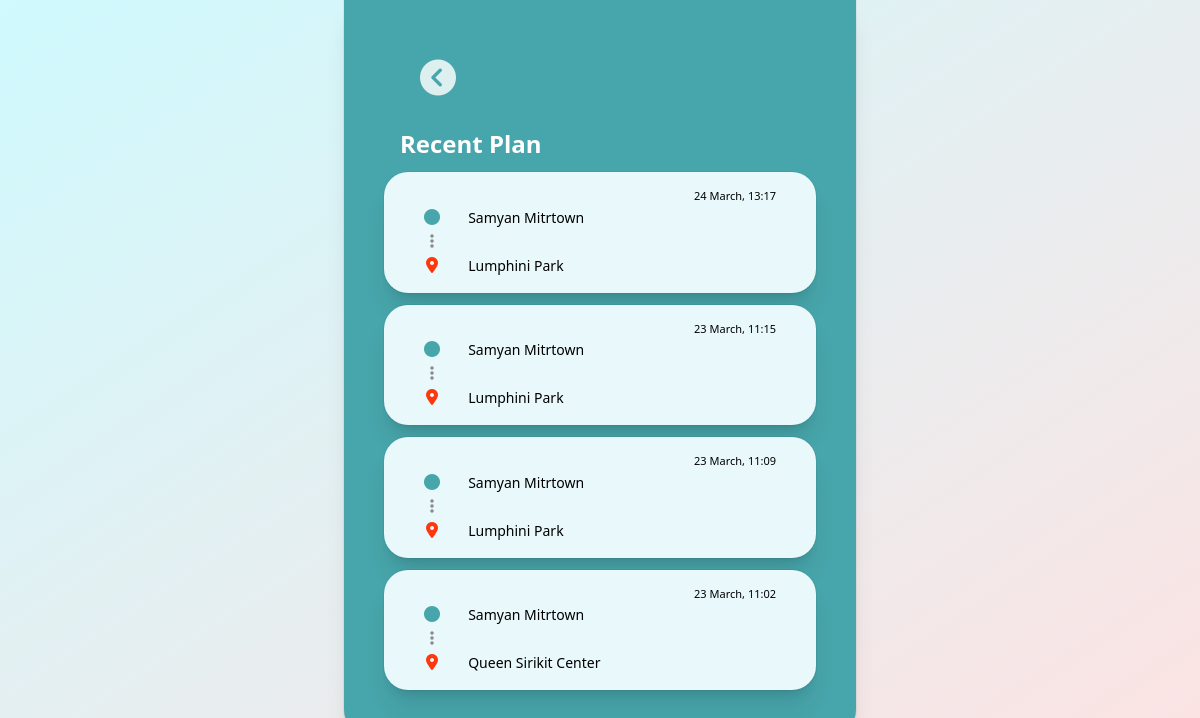
The page /home/loggedin/1/recent/ on the database as committed earlier.
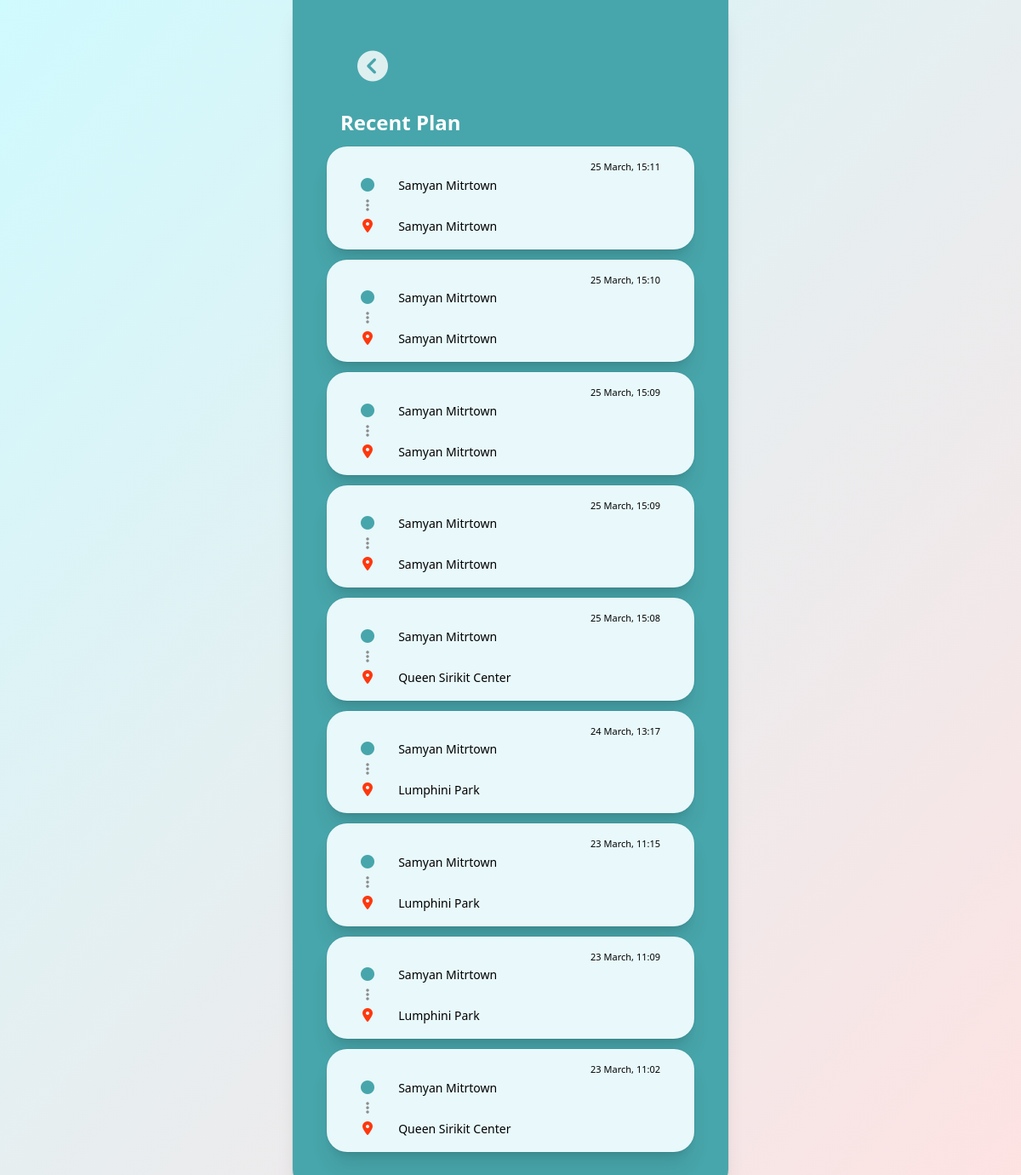
The same page on the database as committed later.
### home/models.py (models this page shows)
class Recentplan(models.Model):
    user_id = models.PositiveIntegerField()
    origin_name = models.CharField(max_length=255)
    origin_pos = models.CharField(max_length=255)
    destin_name = models.CharField(max_length=255)
    destin_pos = models.CharField(max_length=255)
    avg_time = models.PositiveIntegerField()
    timestamp = models.DateTimeField()

### home/views.py (the view)
# urls.py: path('loggedin/<int:user_id>/recent/', views.recent_plan_seeall, name='recentplan'),
def recent_plan_seeall(request, user_id):
    template = loader.get_template('recent.html')
    result_exist = Recentplan.objects.filter(user_id=user_id)
    if result_exist.exists():
        data = result_exist.all().order_by('-id')
    else:
        data = {'origin_name': 'None', 'destin_name': 'None', 'timestamp': 'None'}
    context = {
        'recent_data': data
    }
    return HttpResponse(template.render(context, request))

### home/templates/recent.html (shortened to what this page needs)
<!DOCTYPE html>
<html>
<head>
    <script src="https://cdn.tailwindcss.com"></script>
</head>
<body>
    <div class="bg-gradient-to-br from-cyan-100 to-red-100 min-h-screen">
        <div class="relative bg-[#47a6ab] px-6 pt-10 pb-8 shadow-xl ring-1 ring-gray-900/5 sm:mx-auto sm:max-w-lg sm:rounded-b-3xl sm:px-10 space-y-3">
            <a class="ml-4 p-5 fa-solid fa-circle-chevron-left text-[rgb(255,255,255,0.82)] text-[36px] hover:text-[#00000]" href="../"></a>
            <p class="ml-4 text-white text-2xl font-semibold">Recent Plan</p>
            <table border="0">
            {% for x in recent_data %}
                <div class="relative bg-[#e8f8fb] px-6 pt-4 pb-4 shadow-xl ring-1 ring-gray-900/5 rounded-3xl sm:mx-auto sm:max-w-lg sm:rounded-3xl sm:px-10">
                    <a>
                        <p class="text-right text-[11px]">
                            {{ x.timestamp|date:"j F, H:i" }}
                        </p>
                        <i class="fa-solid fa-circle pr-3 text-[#47a6ab]"></i>
                        <a class="text-sm ml-3">
                            {{ x.origin_name }}
                        </a>
                        <br>
                        <i class="fa-solid fa-ellipsis-vertical ml-1.5 text-[#8c8c8c]"></i>
                        <br>
                        <i class="fa-solid fa-location-dot pl-0.5 pr-3.5 text-[#FF370D]"></i>
                        <a class="text-sm ml-3">
                            {{ x.destin_name }}
                        </a>
                    </a>
                </div>
            {% endfor %}
            </table>
        </div>
    </div>
</body>
</html>

Rows that differ between the two databases and show on the page:
added Recentplan: timestamp "25 March, 15:11", origin_name "Samyan Mitrtown", destin_name "Samyan Mitrtown"
added Recentplan: timestamp "25 March, 15:10", origin_name "Samyan Mitrtown", destin_name "Samyan Mitrtown"
added Recentplan: timestamp "25 March, 15:09", origin_name "Samyan Mitrtown", destin_name "Samyan Mitrtown"
added Recentplan: timestamp "25 March, 15:09", origin_name "Samyan Mitrtown", destin_name "Samyan Mitrtown"
added Recentplan: timestamp "25 March, 15:08", origin_name "Samyan Mitrtown", destin_name "Queen Sirikit Center"
